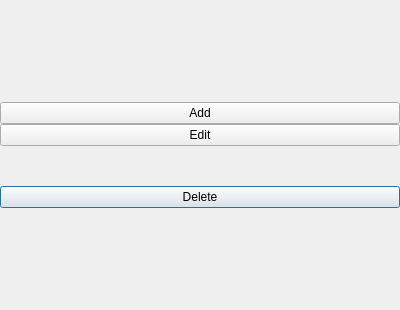
<?xml version="1.0" encoding="UTF-8"?>
<ui version="4.0">
 <class>AccountsActionMenu</class>
 <widget class="QDialog" name="AccountsActionMenu">
  <property name="geometry">
   <rect>
    <x>0</x>
    <y>0</y>
    <width>400</width>
    <height>310</height>
   </rect>
  </property>
  <property name="windowTitle">
   <string>Dialog</string>
  </property>
  <layout class="QGridLayout" name="gridLayout_2">
   <property name="margin">
    <number>0</number>
   </property>
   <item row="2" column="0">
    <layout class="QGridLayout" name="gridLayout">
     <property name="verticalSpacing">
      <number>0</number>
     </property>
     <item row="3" column="0">
      <widget class="QPushButton" name="btDelete">
       <property name="enabled">
        <bool>true</bool>
       </property>
       <property name="text">
        <string>Delete</string>
       </property>
       <property name="icon">
        <iconset resource="taki.qrc">
         <normaloff>:/icons/delete.png</normaloff>
         <disabledoff>:/icons/delete-disbl.png</disabledoff>
         <disabledon>:/icons/delete-disbl.png</disabledon>:/icons/delete.png</iconset>
       </property>
       <property name="iconSize">
        <size>
         <width>81</width>
         <height>81</height>
        </size>
       </property>
      </widget>
     </item>
     <item row="1" column="0">
      <widget class="QPushButton" name="btAdvSettings">
       <property name="text">
        <string>Edit</string>
       </property>
       <property name="icon">
        <iconset resource="taki.qrc">
         <normaloff>:/icons/edit.png</normaloff>
         <disabledoff>:/icons/edit-disbl.png</disabledoff>:/icons/edit.png</iconset>
       </property>
       <property name="iconSize">
        <size>
         <width>81</width>
         <height>81</height>
        </size>
       </property>
      </widget>
     </item>
     <item row="2" column="0">
      <spacer name="verticalSpacer_2">
       <property name="orientation">
        <enum>Qt::Vertical</enum>
       </property>
       <property name="sizeHint" stdset="0">
        <size>
         <width>20</width>
         <height>40</height>
        </size>
       </property>
      </spacer>
     </item>
     <item row="0" column="0">
      <widget class="QPushButton" name="btAdd">
       <property name="text">
        <string>Add</string>
       </property>
       <property name="icon">
        <iconset resource="taki.qrc">
         <normaloff>:/icons/add.png</normaloff>
         <disabledoff>:/icons/add-disbl.png</disabledoff>:/icons/add.png</iconset>
       </property>
       <property name="iconSize">
        <size>
         <width>81</width>
         <height>81</height>
        </size>
       </property>
      </widget>
     </item>
    </layout>
   </item>
   <item row="3" column="0">
    <spacer name="verticalSpacer">
     <property name="orientation">
      <enum>Qt::Vertical</enum>
     </property>
     <property name="sizeHint" stdset="0">
      <size>
       <width>20</width>
       <height>40</height>
      </size>
     </property>
    </spacer>
   </item>
   <item row="0" column="0">
    <spacer name="verticalSpacer_3">
     <property name="orientation">
      <enum>Qt::Vertical</enum>
     </property>
     <property name="sizeHint" stdset="0">
      <size>
       <width>20</width>
       <height>40</height>
      </size>
     </property>
    </spacer>
   </item>
  </layout>
 </widget>
 <resources>
  <include location="taki.qrc"/>
 </resources>
 <connections>
  <connection>
   <sender>btDelete</sender>
   <signal>released()</signal>
   <receiver>AccountsActionMenu</receiver>
   <slot>accept()</slot>
   <hints>
    <hint type="sourcelabel">
     <x>105</x>
     <y>244</y>
    </hint>
    <hint type="destinationlabel">
     <x>146</x>
     <y>98</y>
    </hint>
   </hints>
  </connection>
  <connection>
   <sender>btAdvSettings</sender>
   <signal>released()</signal>
   <receiver>AccountsActionMenu</receiver>
   <slot>accept()</slot>
   <hints>
    <hint type="sourcelabel">
     <x>316</x>
     <y>106</y>
    </hint>
    <hint type="destinationlabel">
     <x>257</x>
     <y>21</y>
    </hint>
   </hints>
  </connection>
  <connection>
   <sender>btAdd</sender>
   <signal>released()</signal>
   <receiver>AccountsActionMenu</receiver>
   <slot>accept()</slot>
   <hints>
    <hint type="sourcelabel">
     <x>115</x>
     <y>60</y>
    </hint>
    <hint type="destinationlabel">
     <x>141</x>
     <y>4</y>
    </hint>
   </hints>
  </connection>
 </connections>
</ui>
